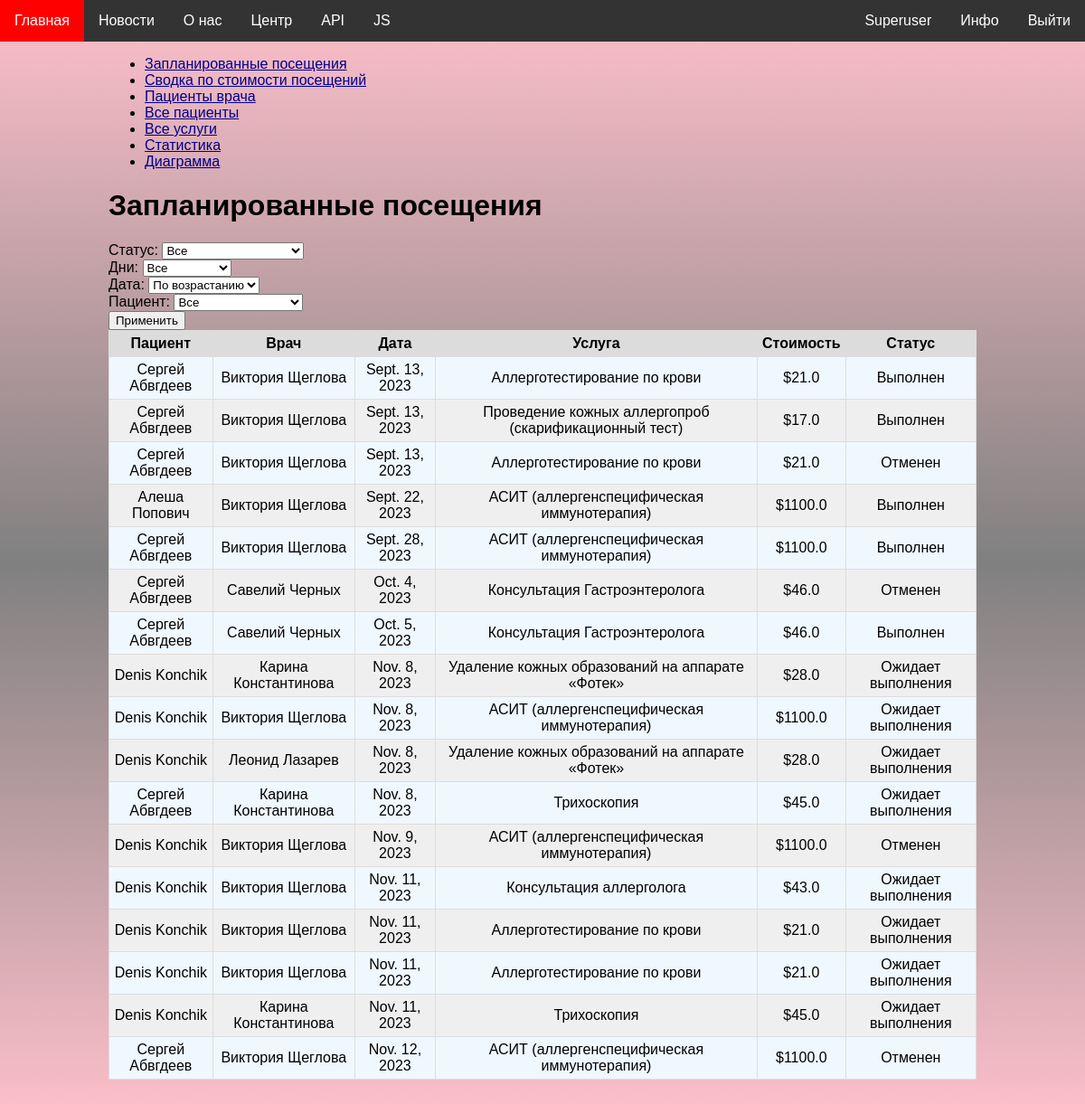
Page /stats/planned_visits/ (signed in) on the committed database.
### orders/models.py (models this page shows, shortened)
class Order(models.Model):
    patient = models.ForeignKey(PatientProfile, on_delete=models.CASCADE)
    service = models.ForeignKey(Service, on_delete=models.CASCADE)
    doctor_schedule = models.ForeignKey(DoctorSchedule, on_delete=models.CASCADE)
    promo_code = models.ForeignKey(PromoCode, on_delete=models.SET_NULL, null=True, blank=True)
    status = models.CharField(
        max_length=50,
        choices=[
            ('pending', 'Ожидает выполнения'),
            ('completed', 'Выполнен'),
            ('cancelled', 'Отменен'),
        ],
        default='pending'
    )

### patients/models.py (models this page shows, shortened)
class PatientProfile(models.Model):
    user = models.OneToOneField(User, on_delete=models.CASCADE)
    date_of_birth = models.DateField(validators=[validate_age])
    address = models.CharField(max_length=100)
    phone_number = models.CharField(
        max_length=17,
        validators=[
            RegexValidator(
                regex=r"\+375-\d{2}-\d{3}-\d{2}-\d{2}",
                message='Некорректный номер телефона',
            ),
        ],
        help_text="Формат: +375-XX-XXX-XX-XX"
    )

### doctors/models.py (models this page shows, shortened)
class DoctorSchedule(models.Model):
    doctor = models.ForeignKey(DoctorProfile, on_delete=models.CASCADE)
    date = models.DateField(default=date.today() + timedelta(days=1))
    start_time = models.TimeField(default='09:00')
    end_time = models.TimeField(default='17:00')
    created_at = models.DateTimeField(auto_now_add=True)
    updated_at = models.DateTimeField(auto_now=True)
    class Meta:
        unique_together = ('doctor', 'date')

class DoctorProfile(models.Model):
    user = models.OneToOneField(User, on_delete=models.CASCADE)
    specializations = models.ManyToManyField(Specialization)
    experience = models.DateField(null=True, blank=True)
    category = models.ForeignKey(Category, on_delete=models.SET_NULL, null=True, blank=True)
    academic_degree = models.ForeignKey(AcademicDegree, on_delete=models.SET_NULL, null=True, blank=True)
    types = models.ManyToManyField(Type)
    photo = models.ImageField(upload_to='images/doctors/profile_photos', null=True, blank=True)
    phone_number = models.CharField(max_length=17, null=True, blank=True,
                                    help_text="Формат: +375-XX-XXX-XX-XX")
    email = models.EmailField(null=True, blank=True)

### services/models.py (models this page shows, shortened)
class Service(models.Model):
    name = models.CharField(max_length=100)
    subcategory = models.ForeignKey(SubCategory, on_delete=models.CASCADE)
    price = models.FloatField(validators=[MinValueValidator(0.0), MaxValueValidator(999999999)])

### stats/views.py (the view)
# urls.py: path('planned_visits/', planned_visits, name='planned_visits'),
@user_passes_test(lambda user: user.is_superuser)
def planned_visits(request):
    status = request.GET.get('status', 'all')
    if status == 'completed':
        status_filter = Q(status='completed')
    elif status == 'pending':
        status_filter = Q(status='pending')
    elif status == 'cancelled':
        status_filter = Q(status='cancelled')
    else:
        status_filter = Q()
    days = request.GET.get('days', 'all')
    today = date.today()
    if days == 'past':
        days_filter = Q(doctor_schedule__date__lt=today)
    elif days == 'today':
        days_filter = Q(doctor_schedule__date=today)
    elif days == 'future':
        days_filter = Q(doctor_schedule__date__gt=today)
    else:
        days_filter = Q()
    order = request.GET.get('order', 'asc')
    if order == 'asc':
        order_by = 'doctor_schedule__date'
    else:
        order_by = '-doctor_schedule__date'
    orders = Order.objects.filter(status_filter & days_filter).order_by(order_by)
    patient_id = request.GET.get('patient_id', None)
    if patient_id:
        orders = orders.filter(patient__id=patient_id)
    patients = PatientProfile.objects.all()
    context = {'status': status,
               'days': days,
               'order': order,
               'orders': orders,
               'patient_id': int(patient_id) if patient_id else None,
               'patients': patients}
    logger.info('Displayed planned visits')
    return render(request, 'stats/planned_visits.html', context)

### website/templatetags/custom_tags.py (called while the page is built)
@register.simple_tag
def current_times():
    return {
        'local_time': datetime.now().strftime("%Y-%m-%d %H:%M:%S"),
        'utc_time':  datetime.now(timezone.utc).strftime("%Y-%m-%d %H:%M:%S"),
        'time_zone': timezone.get_current_timezone()
    }

@register.simple_tag
def date_range(num):
    today = datetime.now()
    date_list = [today + timedelta(days=i) for i in range(num)]
    return date_list

### stats/templates/stats/planned_visits.html (shortened to what this page needs)
{% extends 'stats/base_content.html' %}
{% block page_content %}
    <h1>Запланированные посещения</h1>
    <form method="GET" action="{% url 'planned_visits' %}">
        <div>
            <label for="status">Статус:</label>
            <select name="status" id="status">
                <option value="all" {% if status == 'all' %}selected{% endif %}>Все</option>
            </select>
        </div>
        <div>
            <label for="days">Дни:</label>
            <select name="days" id="days">
                <option value="all" {% if days == 'all' %}selected{% endif %}>Все</option>
            </select>
        </div>
        <div>
            <label for="order">Дата:</label>
            <select name="order" id="order">
                <option value="asc" {% if order == 'asc' %}selected{% endif %}>По возрастанию</option>
            </select>
        </div>
        <div>
            <label for="patient_id">Пациент:</label>
            <select name="patient_id" id="patient_id">
                <option value="">Все</option>
            </select>
        </div>
        <button type="submit">Применить</button>
    </form>
    <table class="table">
        <thead>
            <tr>
                <th>Пациент</th>
                <th>Врач</th>
                <th>Дата</th>
                <th>Услуга</th>
                <th>Стоимость</th>
                <th>Статус</th>
            </tr>
        </thead>
        <tbody>
            {% for order in orders %}
                <tr>
                    <td>{{ order.patient.user.get_full_name }}</td>
                    <td>{{ order.doctor_schedule.doctor.user.get_full_name }}</td>
                    <td>{{ order.doctor_schedule.date }}</td>
                    <td>{{ order.service.name }}</td>
                    <td>${{ order.service.price }}</td>
                    <td>{{ order.get_status_display }}</td>
                </tr>
            {% endfor %}
        </tbody>
    </table>
{% endblock %}

### website/static/website/css/styles.css (style rules this page uses)
* { font-family: Arial; }
body { padding: 0; margin: 0; }
.table { width: 100%; border-collapse: collapse; text-align: center; vertical-align: middle; }
.table th { font-weight: bold; padding: 5px; background: gainsboro; border: 1px solid #dddddd; }
.table td { border: 1px solid #dddddd; padding: 5px; }
.table tbody tr:nth-child(even) { background-color: #efefef; }
.table tbody tr:nth-child(odd) { background-color: aliceblue; }
input[type="submit"], button { cursor: pointer; }
body { background-image: linear-gradient(to bottom, rgba(190,255,241), rgba(208,208,255), rgba(190,255,241)); transition: background-color 2s; }
@media (max-width: 1280px) or (max-height: 720px) { body { background-image: linear-gradient(to top, pink, gray, pink); } }

### rows in the picture
Order: patient.user.get_full_name "Сергей Абвгдеев", doctor_schedule.doctor.user.get_full_name "Виктория Щеглова", doctor_schedule "Sept. 13, 2023", service.name "Аллерготестирование по крови", service.price "21.0", status "Выполнен"
Order: patient.user.get_full_name "Сергей Абвгдеев", doctor_schedule.doctor.user.get_full_name "Виктория Щеглова", doctor_schedule "Sept. 13, 2023", service.name "Проведение кожных аллергопроб (скарификационный тест)", service.price "17.0", status "Выполнен"
Order: patient.user.get_full_name "Сергей Абвгдеев", doctor_schedule.doctor.user.get_full_name "Виктория Щеглова", doctor_schedule "Sept. 13, 2023", service.name "Аллерготестирование по крови", service.price "21.0", status "Отменен"
Order: patient.user.get_full_name "Алеша Попович", doctor_schedule.doctor.user.get_full_name "Виктория Щеглова", doctor_schedule "Sept. 22, 2023", service.name "АСИТ (аллергенспецифическая иммунотерапия)", service.price "1100.0", status "Выполнен"
Order: patient.user.get_full_name "Сергей Абвгдеев", doctor_schedule.doctor.user.get_full_name "Виктория Щеглова", doctor_schedule "Sept. 28, 2023", service.name "АСИТ (аллергенспецифическая иммунотерапия)", service.price "1100.0", status "Выполнен"
Order: patient.user.get_full_name "Сергей Абвгдеев", doctor_schedule.doctor.user.get_full_name "Савелий Черных", doctor_schedule "Oct. 4, 2023", service.name "Консультация Гастроэнтеролога", service.price "46.0", status "Отменен"
Order: patient.user.get_full_name "Сергей Абвгдеев", doctor_schedule.doctor.user.get_full_name "Савелий Черных", doctor_schedule "Oct. 5, 2023", service.name "Консультация Гастроэнтеролога", service.price "46.0", status "Выполнен"
Order: patient.user.get_full_name "Denis Konchik", doctor_schedule.doctor.user.get_full_name "Карина Константинова", doctor_schedule "Nov. 8, 2023", service.name "Удаление кожных образований на аппарате «Фотек»", service.price "28.0", status "Ожидает выполнения"
Order: patient.user.get_full_name "Denis Konchik", doctor_schedule.doctor.user.get_full_name "Виктория Щеглова", doctor_schedule "Nov. 8, 2023", service.name "АСИТ (аллергенспецифическая иммунотерапия)", service.price "1100.0", status "Ожидает выполнения"
Order: patient.user.get_full_name "Denis Konchik", doctor_schedule.doctor.user.get_full_name "Леонид Лазарев", doctor_schedule "Nov. 8, 2023", service.name "Удаление кожных образований на аппарате «Фотек»", service.price "28.0", status "Ожидает выполнения"
Order: patient.user.get_full_name "Сергей Абвгдеев", doctor_schedule.doctor.user.get_full_name "Карина Константинова", doctor_schedule "Nov. 8, 2023", service.name "Трихоскопия", service.price "45.0", status "Ожидает выполнения"
Order: patient.user.get_full_name "Denis Konchik", doctor_schedule.doctor.user.get_full_name "Виктория Щеглова", doctor_schedule "Nov. 9, 2023", service.name "АСИТ (аллергенспецифическая иммунотерапия)", service.price "1100.0", status "Отменен"
Order: patient.user.get_full_name "Denis Konchik", doctor_schedule.doctor.user.get_full_name "Виктория Щеглова", doctor_schedule "Nov. 11, 2023", service.name "Консультация аллерголога", service.price "43.0", status "Ожидает выполнения"
Order: patient.user.get_full_name "Denis Konchik", doctor_schedule.doctor.user.get_full_name "Виктория Щеглова", doctor_schedule "Nov. 11, 2023", service.name "Аллерготестирование по крови", service.price "21.0", status "Ожидает выполнения"
Order: patient.user.get_full_name "Denis Konchik", doctor_schedule.doctor.user.get_full_name "Виктория Щеглова", doctor_schedule "Nov. 11, 2023", service.name "Аллерготестирование по крови", service.price "21.0", status "Ожидает выполнения"
Order: patient.user.get_full_name "Denis Konchik", doctor_schedule.doctor.user.get_full_name "Карина Константинова", doctor_schedule "Nov. 11, 2023", service.name "Трихоскопия", service.price "45.0", status "Ожидает выполнения"
Order: patient.user.get_full_name "Сергей Абвгдеев", doctor_schedule.doctor.user.get_full_name "Виктория Щеглова", doctor_schedule "Nov. 12, 2023", service.name "АСИТ (аллергенспецифическая иммунотерапия)", service.price "1100.0", status "Отменен"
